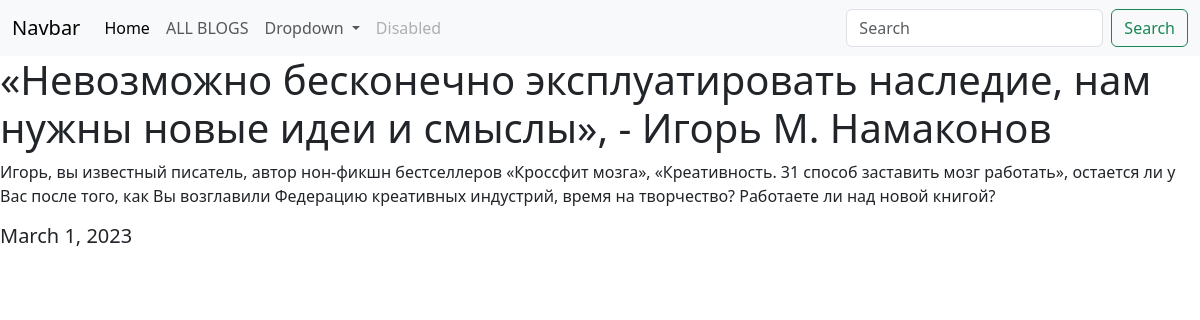
Page /blog/2 on the committed database.
### blog/models.py (models this page shows, shortened)
class Blog(models.Model):
    title=models.CharField(max_length=200,verbose_name='Название блога')
    description=models.TextField(verbose_name="Текст блога")
    date=models.DateField(verbose_name='Дата публикации')

### blog/views.py (the view)
# urls.py: path('<int:blog_id>',show_blog,name='show_blog'),
def show_blog(request,blog_id):
    blog=Blog.objects.get(id=blog_id)
    return render(request,'blogs/detail.html',{'blog':blog})

### blog/templates/blogs/detail.html
{% extends 'portfolio/base.html' %}
{% block content %}
    <h1>{{ blog.title }}</h1>
    <p>{{ blog.description }}</p>
    <h5>{{ blog.date }}</h5>
{% endblock content %}

### rows in the picture
Blog: title "«Невозможно бесконечно эксплуатировать наследие, нам нужны новые идеи и смыслы», - Игорь М. Намаконов", description "Игорь, вы известный писатель, автор нон-фикшн бестселлеров «Кроссфит мозга», «Креативность. 31 способ заставить мозг работать», остается ли у Вас после того, как Вы возглавили Федерацию креативных индустрий, время на творчество? Работаете ли над новой книгой?", date "March 1, 2023"
